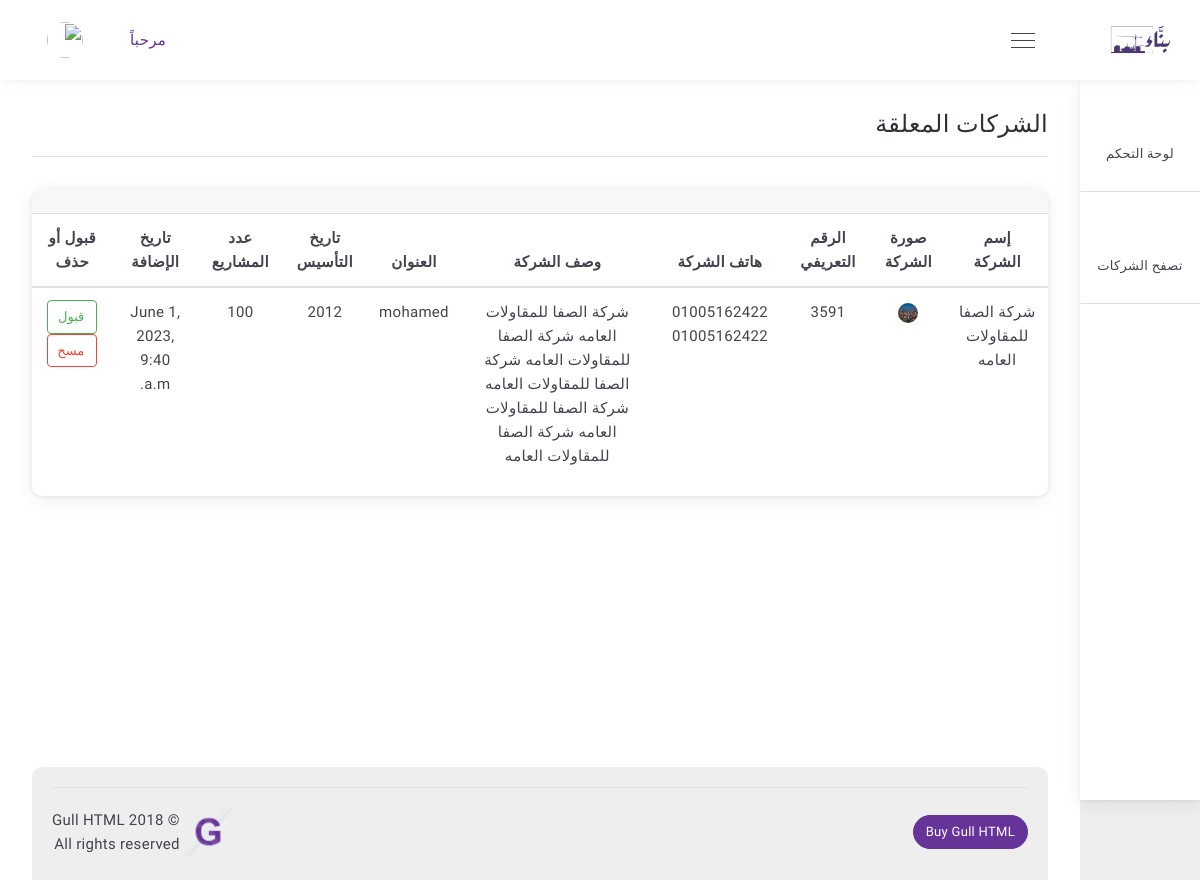
Page /users/outstanding_companies/ on the earlier database version.
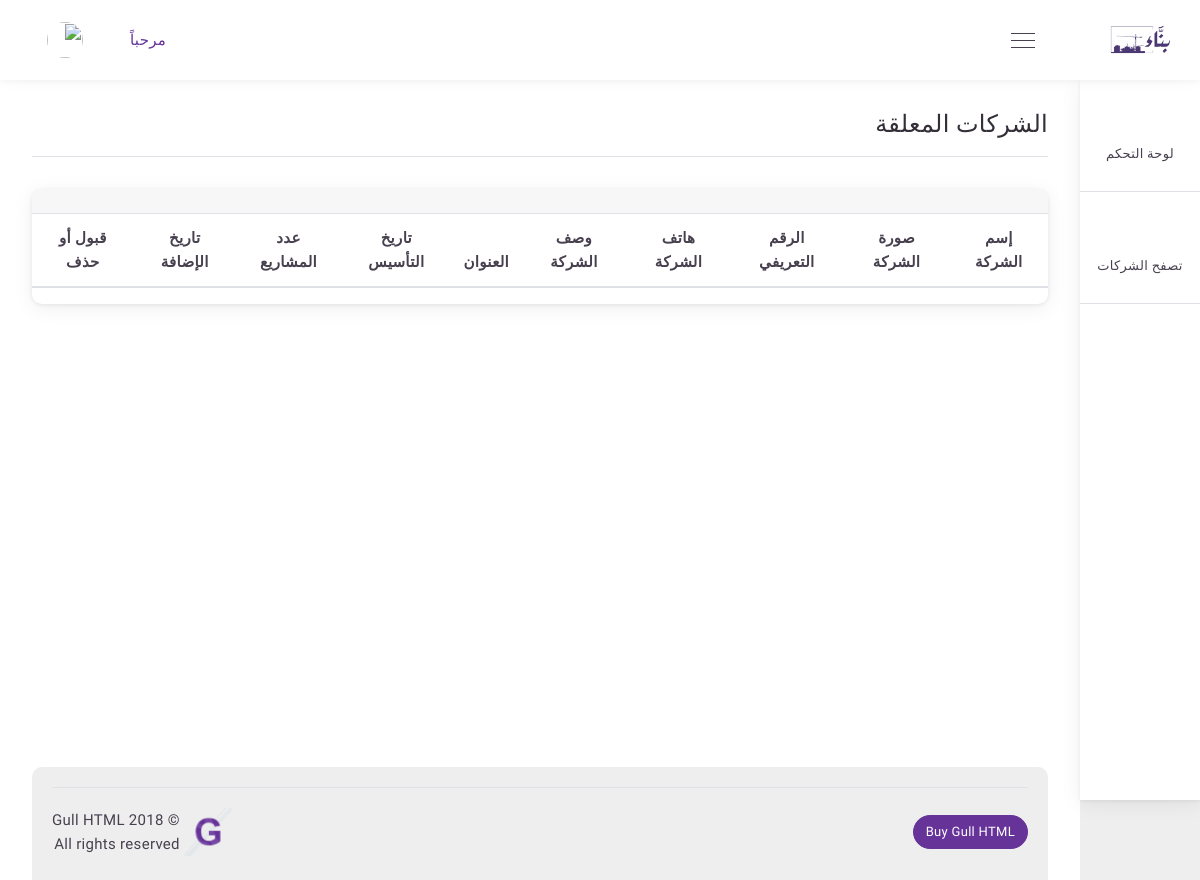
Same page on the later database version.
### accounts/models.py (models this page shows, shortened)
class Company(models.Model):
    user               = models.OneToOneField(User,  on_delete=models.CASCADE)
    name                    = models.CharField(_("إسم الشركة"),max_length=150)
    Company_image              = models.ImageField(_("صورة الشركة"), upload_to='Company_image',blank=True, null=True)
    code                      = models.IntegerField(_("كود الشركة"), default=random_string)
    phone1                    = models.CharField(_("هاتف الشركة "),max_length=50)
    phone2                    = models.CharField(_("إضافة رقم هاتف ثانى"),max_length=50)
    description          = models.TextField(_("وصف الشركة"))
    address                 = models.CharField(_("العنوان"),max_length=150)
    founding_date            = models.CharField(_("تاريخ التأسيس"),max_length=150)
    number_projects            = models.CharField(_("عدد المشاريع"),max_length=150)
    create_at             = models.DateTimeField(_("تاريخ الإضافة"), default = timezone.now)
    company_request = models.BooleanField(_("موافقه على طلب شركة") ,default = False)

### accounts/views.py (the view, shortened to what this page needs)
# urls.py: path('outstanding_companies/' , views.outstanding_companies, name= 'outstanding_companies'),
def outstanding_companies(request):
    outstanding_companies  = Company.objects.filter(company_request = False)
    if 'Companydelete' in request.POST :
        if request.user.is_authenticated:
            CompanyId = request.POST.get('CompanyId')
            requesItem= Company.objects.get(id=CompanyId)
            requesItem.delete()
            requesItem.delete_user_type()
    return render(request ,'company/outstanding_companies.html', {
        'outstanding_companies' : outstanding_companies ,
        'title' : 'الشركات المعلقة',
    })

### project/context_processors.py (called while the page is built)
def profile_fields(request):
    if request.user.is_authenticated:
        profile = Profile.objects.get(user=request.user)
        return {'profile_fields': profile}
    return{}

### accounts/templates/company/outstanding_companies.html (shortened to what the changed rows need)
{% extends 'base.html' %}
{% load static %}
{% block 'body' %}
<div class="main-content-wrap sidenav-open d-flex flex-column">
    <div class="main-content">
        <div class="breadcrumb justify-content-between">
            <h1 class="mr-2">الشركات المعلقة</h1>
        </div>
        <div class="row">
            <div class="col-lg-12 col-md-12">
                <div class="row">
                    <div class="col-md-12">
                        <div class="card o-hidden mb-4">
                            <div>
                                <div class="table-responsive">
                                    <table class="table text-center" id="user_table">
                                        <thead>
                                            <tr>
                                                <th scope="col">إسم الشركة</th>
                                                <th scope="col">صورة الشركة</th>
                                                <th scope="col">الرقم التعريفي</th>
                                                <th scope="col">هاتف الشركة</th>
                                                <th scope="col">وصف الشركة</th>
                                                <th scope="col">العنوان</th>
                                                <th scope="col">تاريخ التأسيس</th>
                                                <th scope="col">عدد المشاريع</th>
                                                <th scope="col">تاريخ الإضافة</th>
                                                <th scope="col">قبول أو حذف</th>
                                            </tr>
                                        </thead>
                                        <tbody>
                                            {% for Company in outstanding_companies %}
                                            <tr>
                                                <td>{{Company.name}}</td>
                                                {% if Company.Company_image %}
                                                <td><img class="rounded-circle m-0 avatar-sm-table" src="{{Company.Company_image.url}}" alt="" /></td>
                                                    {% else %}
                                                    <td><img class="rounded-circle m-0 avatar-sm-table"  src="{% static 'dist-assets/images/default_image/No_image_available.png' %}" alt="" /></td>
                                                {% endif %}
                                                <td>{{Company.code}}</td>
                                                <td>{{Company.phone1}} {{Company.phone2}}</td>
                                                <td>{{Company.description}}</td>
                                                <td>{{Company.address}}</td>
                                                <td>{{Company.founding_date}}</td>
                                                <td>{{Company.number_projects}}</td>
                                                <td>{{Company.create_at}}</td>
                                                <form method="POST">
                                                    <td>
                                                        <button  class="btn btn-outline-success"  style="width: 50px; height: 15;"  id="Companyupdate" name="Companyupdate">
                                                            قبول
                                                        </button>
                                                        <button  class="btn btn-outline-danger" style="width: 50px; height: 15;" id="Companydelete" name="Companydelete">
                                                            مسح
                                                        </button>
                                                    </td>
                                                </form>
                                            </tr>
                                            {% endfor %}
                                        </tbody>
                                    </table>
                                </div>
                            </div>
                        </div>
                    </div>
                </div>
            </div>
        </div>
    </div>
</div>
</div>
    {% endblock %}

Differences in the rows shown:
no longer on this page (row edited): Company: name "شركة الصفا للمقاولات العامه", Company_image (picture), code "3591", phone1 "01005162422", phone2 "01005162422", description "شركة الصفا للمقاولات العامه شركة الصفا للمقاولات العامه شركة الصفا للمقاولات العامه شركة الصفا للمقاولات العامه شركة الصفا للمقاولات العامه", address "mohamed", founding_date "2012", number_projects "100", create_at "June 1, 2023, 9:40 a.m."
